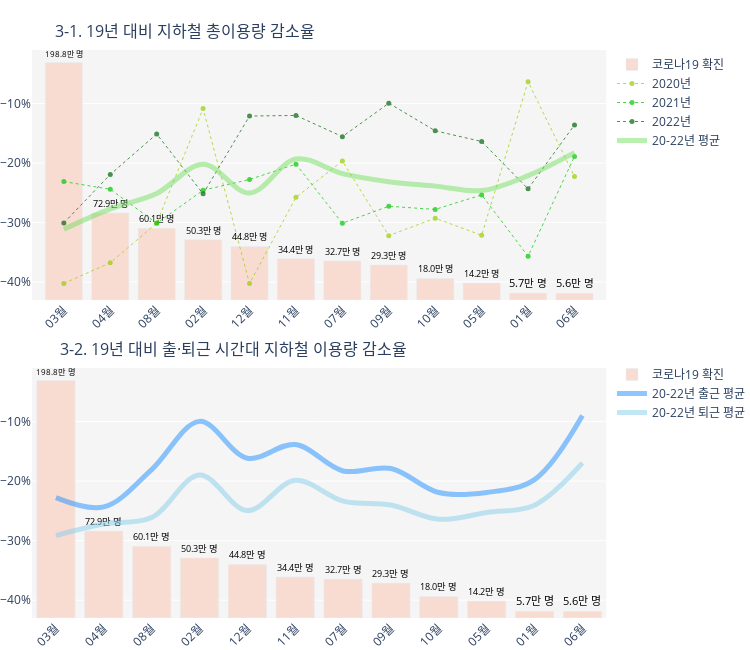

Source (notebook cell):
### Code cell
# 서울시의 코로나19 확진 발생 추이와 지하철 이용량의 상관관계 그래프 생성
fig = make_subplots(rows=2, cols=1, vertical_spacing = 0.12,
                    specs=[[{'secondary_y': True}], [{'secondary_y': True}]],
                    subplot_titles=('3-1. 19년 대비 지하철 총이용량 감소율', '3-2. 19년 대비 출·퇴근 시간대 지하철 이용량 감소율'))


# 월별 서울시 코로나19 확진 발생 그래프
text = []
for i in range(12):
    t = round(confirmed_sort['confirmed']/10000, 1)
    cnt = t.iloc[i]
    text.append(f'{cnt}만 명')
fig.add_trace(go.Bar(x=confirmed_sort['month'], y=confirmed_sort['confirmed']/10000, name='코로나19 확진',
                     text=text, textposition='outside', textfont={'color':'black'}, marker_color='#f8dcd2',
                     hovertemplate=text, legendgroup='1'), row=1, col=1)

# 19년 대비 2020년 월별 서울시 지하철 이용량 감소율 그래프
hover_text_2020 = []
for i in sort_indx :
    ratio = ratio_2019['per_2019'][i]
    hover_text_2020.append(f'19년 대비 {ratio}%')

fig.add_trace(go.Scatter(x=confirmed_sort['month'], 
                         y=(ratio_2019[ratio_2019['year']=='2020년']['per_2019']/100).reindex(index=sort_indx), name='2020년',
                         opacity=0.7, mode='lines+markers', marker_size=5, line=dict(color='#99cc00', dash='dot', width=1), 
                         hovertemplate=hover_text_2020, legendgroup='1'),row=1, col=1, secondary_y=True)

# 19년 대비 2021년 월별 서울시 지하철 이용량 감소율 그래프
hover_text_2021 = []
for i in sort_indx2 :
    ratio = ratio_2019['per_2019'][i]
    hover_text_2021.append(f'19년 대비 {ratio}%')
    
fig.add_trace(go.Scatter(x=confirmed_sort['month'], 
                         y=(ratio_2019[ratio_2019['year']=='2021년']['per_2019']/100).reindex(index=sort_indx2), name='2021년',
                         opacity=0.7, mode='lines+markers', marker_size=5, line=dict(color='#00c600', dash='dot', width=1), 
                         hovertemplate=hover_text_2021, legendgroup='1'), row=1, col=1, secondary_y=True)

# 19년 대비 2022년 월별 서울시 지하철 이용량 감소율 그래프
hover_text_2022 = []
for i in sort_indx3 :
    ratio = ratio_2019['per_2019'][i]
    hover_text_2022.append(f'19년 대비 {ratio}%')
    
fig.add_trace(go.Scatter(x=confirmed_sort['month'], 
                         y=(ratio_2019[ratio_2019['year']=='2022년']['per_2019']/100).reindex(index=sort_indx3), name='2022년',
                         opacity=0.7, mode='lines+markers', marker_size=5, line=dict(color='#016509', dash='dot', width=1), 
                         hovertemplate=hover_text_2022, legendgroup='1'), row=1, col=1, secondary_y=True)

# 19년 대비 평균 서울시 지하철 이용량 감소율 그래프
hover_text_mean = []
for i in sort_indx:
    ratio = round(ratio_2019_mean['per_2019'][i],2)
    hover_text_mean.append(f'<b>{ratio}</b>%')
    
fig.add_trace(go.Scatter(x=ratio_2019_mean['month'], y=ratio_2019_mean['per_2019']/100, line_shape='spline', opacity=0.5,
                         mode='lines', name='20-22년 평균', line=dict(color='#74df60', width=5), 
                         hovertemplate=hover_text_mean, legendgroup='1'), row=1, col=1, secondary_y=True)




# 월별 서울시 코로나19 확진 발생 그래프
text = []
for i in range(12):
    t = round(confirmed_sort['confirmed']/10000, 1)
    cnt = t.iloc[i]
    text.append(f'{cnt}만 명')
fig.add_trace(go.Bar(x=confirmed_sort['month'], y=confirmed_sort['confirmed']/10000,name='코로나19 확진',
                     text=text, textposition='outside', textfont={'color':'black'}, marker_color='#f8dcd2',
                     hovertemplate=text, legendgroup='2'), row=2, col=1,)


# 19년 대비 출·퇴근 시간대 평균 서울시 지하철 이용량 감소율 그래프
hover_text_mean = []
for i in sort_indx :
    ratio = round(cummute_ratio_mean['go_to_work_per_2019'][i],2)
    hover_text_mean.append(f'<b>{ratio}</b>%')
    
fig.add_trace(go.Scatter(x=cummute_ratio_mean['month'], y=(cummute_ratio_mean['go_to_work_per_2019']/100).reindex(sort_indx), line_shape='spline',
                         opacity=0.5, mode='lines', name='20-22년 출근 평균', line=dict(color='dodgerblue', width=5), 
                         hovertemplate=hover_text_mean, legendgroup='2'), row=2, col=1, secondary_y=True)

# 19년 대비 출·퇴근 시간대 평균 서울시 지하철 이용량 감소율 그래프
hover_text_mean = []
for i in sort_indx:
    ratio = round(cummute_ratio_mean['get_off_work_per_2019'][i],2)
    hover_text_mean.append(f'<b>{ratio}</b>%')
    
fig.add_trace(go.Scatter(x=cummute_ratio_mean['month'], y=(cummute_ratio_mean['get_off_work_per_2019']/100).reindex(sort_indx), line_shape='spline',
                         opacity=0.5, mode='lines', name='20-22년 퇴근 평균', line=dict(color='skyblue', width=5),
                         hovertemplate=hover_text_mean, legendgroup='2'), row=2, col=1, secondary_y=True)


# 그래프 레이아웃
fig.update_yaxes(showgrid=True)
fig.update_xaxes(tickangle=315, showgrid=False, spikecolor='orangered')
fig.update_layout(width=750, height=650, plot_bgcolor='whitesmoke',
                  yaxis=dict(visible= False),
                  yaxis2=dict(side = 'left',tickformat='.0%', range=[-0.43,-0.01]),
                  yaxis3=dict(visible= False),
                  yaxis4=dict(side = 'left',tickformat='.0%', range=[-0.43,-0.01]),
                  legend=dict(x=0.95, y=1), legend_tracegroupgap=215, 
                  margin=dict(l=0,r=0,b=0,t=50),
                  hovermode='x unified', hoverlabel=dict(bgcolor='white', bordercolor='white'))

fig.layout.annotations[0].update(x=0.25, y=1.01)
fig.layout.annotations[1].update(x=0.33, y=0.45)


# plotly api 연동
# username = 'parkahhyeong'
# api_key = '7w3ys4r0P0495JVPJlHE'
# chart_studio.tools.set_credentials_file(username=username, api_key=api_key)
# py.plot(fig, filename='confirmed_subway', auto_open=True)

# plotly 링크 : https://plotly.com/~parkahhyeong/282/

fig.show()

### Figure 1 — Plotly figure (JSON) as saved in the notebook; plotly's stock layout.template omitted (floating-point values rounded to 4 significant figures)
{"data": [{"hovertemplate": ["198.8만 명", "72.9만 명", "60.1만 명", "50.3만 명", "44.8만 명", "34.4만 명", "32.7만 명", "29.3만 명", "18.0만 명", "14.2만 명", "5.7만 명", "5.6만 명"], "legendgroup": "1", "marker": {"color": "#f8dcd2"}, "name": "코로나19 확진", "text": ["198.8만 명", "72.9만 명", "60.1만 명", "50.3만 명", "44.8만 명", "34.4만 명", "32.7만 명", "29.3만 명", "18.0만 명", "14.2만 명", "5.7만 명", "5.6만 명"], "textfont": {"color": "black"}, "textposition": "outside", "type": "bar", "x": ["03월", "04월", "08월", "02월", "12월", "11월", "07월", "09월", "10월", "05월", "01월", "06월"], "xaxis": "x", "y": [198.8, 72.86, 60.09, 50.3, 44.75, 34.42, 32.67, 29.28, 17.97, 14.18, 5.731, 5.582], "yaxis": "y"}, {"hovertemplate": ["19년 대비 -40.22%", "19년 대비 -36.76%", "19년 대비 -30.09%", "19년 대비 -10.85%", "19년 대비 -40.25%", "19년 대비 -25.76%", "19년 대비 -19.67%", "19년 대비 -32.2%", "19년 대비 -29.26%", "19년 대비 -32.14%", "19년 대비 -6.34%", "19년 대비 -22.27%"], "legendgroup": "1", "line": {"color": "#99cc00", "dash": "dot", "width": 1}, "marker": {"size": 5}, "mode": "lines+markers", "name": "2020년", "opacity": 0.7, "type": "scatter", "x": ["03월", "04월", "08월", "02월", "12월", "11월", "07월", "09월", "10월", "05월", "01월", "06월"], "xaxis": "x", "y": [-0.4022, -0.3676, -0.3009, -0.1085, -0.4025, -0.2576, -0.1967, -0.322, -0.2926, -0.3214, -0.0634, -0.2227], "yaxis": "y2"}, {"hovertemplate": ["19년 대비 -23.11%", "19년 대비 -24.41%", "19년 대비 -30.12%", "19년 대비 -24.57%", "19년 대비 -22.76%", "19년 대비 -20.18%", "19년 대비 -30.11%", "19년 대비 -27.26%", "19년 대비 -27.79%", "19년 대비 -25.35%", "19년 대비 -35.66%", "19년 대비 -18.88%"], "legendgroup": "1", "line": {"color": "#00c600", "dash": "dot", "width": 1}, "marker": {"size": 5}, "mode": "lines+markers", "name": "2021년", "opacity": 0.7, "type": "scatter", "x": ["03월", "04월", "08월", "02월", "12월", "11월", "07월", "09월", "10월", "05월", "01월", "06월"], "xaxis": "x", "y": [-0.2311, -0.2441, -0.3012, -0.2457, -0.2276, -0.2018, -0.3011, -0.2726, -0.2779, -0.2535, -0.3566, -0.1888], "yaxis": "y2"}, {"hovertemplate": ["19년 대비 -30.06%", "19년 대비 -21.92%", "19년 대비 -15.11%", "19년 대비 -25.17%", "19년 대비 -12.1%", "19년 대비 -12.0%", "19년 대비 -15.56%", "19년 대비 -9.94%", "19년 대비 -14.58%", "19년 대비 -16.38%", "19년 대비 -24.33%", "19년 대비 -13.59%"], "legendgroup": "1", "line": {"color": "#016509", "dash": "dot", "width": 1}, "marker": {"size": 5}, "mode": "lines+markers", "name": "2022년", "opacity": 0.7, "type": "scatter", "x": ["03월", "04월", "08월", "02월", "12월", "11월", "07월", "09월", "10월", "05월", "01월", "06월"], "xaxis": "x", "y": [-0.3006, -0.2192, -0.1511, -0.2517, -0.121, -0.12, -0.1556, -0.0994, -0.1458, -0.1638, -0.2433, -0.1359], "yaxis": "y2"}, {"hovertemplate": ["<b>-31.13</b>%", "<b>-27.7</b>%", "<b>-25.11</b>%", "<b>-20.2</b>%", "<b>-25.04</b>%", "<b>-19.31</b>%", "<b>-21.78</b>%", "<b>-23.13</b>%", "<b>-23.88</b>%", "<b>-24.62</b>%", "<b>-22.11</b>%", "<b>-18.25</b>%"], "legendgroup": "1", "line": {"color": "#74df60", "shape": "spline", "width": 5}, "mode": "lines", "name": "20-22년 평균", "opacity": 0.5, "type": "scatter", "x": ["03월", "04월", "08월", "02월", "12월", "11월", "07월", "09월", "10월", "05월", "01월", "06월"], "xaxis": "x", "y": [-0.3113, -0.277, -0.2511, -0.202, -0.2504, -0.1931, -0.2178, -0.2313, -0.2388, -0.2462, -0.2211, -0.1825], "yaxis": "y2"}, {"hovertemplate": ["198.8만 명", "72.9만 명", "60.1만 명", "50.3만 명", "44.8만 명", "34.4만 명", "32.7만 명", "29.3만 명", "18.0만 명", "14.2만 명", "5.7만 명", "5.6만 명"], "legendgroup": "2", "marker": {"color": "#f8dcd2"}, "name": "코로나19 확진", "text": ["198.8만 명", "72.9만 명", "60.1만 명", "50.3만 명", "44.8만 명", "34.4만 명", "32.7만 명", "29.3만 명", "18.0만 명", "14.2만 명", "5.7만 명", "5.6만 명"], "textfont": {"color": "black"}, "textposition": "outside", "type": "bar", "x": ["03월", "04월", "08월", "02월", "12월", "11월", "07월", "09월", "10월", "05월", "01월", "06월"], "xaxis": "x2", "y": [198.8, 72.86, 60.09, 50.3, 44.75, 34.42, 32.67, 29.28, 17.97, 14.18, 5.731, 5.582], "yaxis": "y3"}, {"hovertemplate": ["<b>-22.77</b>%", "<b>-24.34</b>%", "<b>-18.06</b>%", "<b>-9.96</b>%", "<b>-16.15</b>%", "<b>-13.85</b>%", "<b>-18.29</b>%", "<b>-17.87</b>%", "<b>-21.91</b>%", "<b>-21.89</b>%", "<b>-19.74</b>%", "<b>-8.99</b>%"], "legendgroup": "2", "line": {"color": "dodgerblue", "shape": "spline", "width": 5}, "mode": "lines", "name": "20-22년 출근 평균", "opacity": 0.5, "type": "scatter", "x": ["03월", "04월", "08월", "02월", "12월", "11월", "07월", "09월", "10월", "05월", "01월", "06월"], "xaxis": "x2", "y": [-0.2277, -0.2434, -0.1806, -0.09957, -0.1615, -0.1385, -0.1829, -0.1787, -0.2191, -0.2189, -0.1974, -0.08987], "yaxis": "y4"}, {"hovertemplate": ["<b>-29.15</b>%", "<b>-27.22</b>%", "<b>-26.12</b>%", "<b>-18.97</b>%", "<b>-24.95</b>%", "<b>-19.86</b>%", "<b>-23.36</b>%", "<b>-24.02</b>%", "<b>-26.41</b>%", "<b>-25.26</b>%", "<b>-24.03</b>%", "<b>-16.94</b>%"], "legendgroup": "2", "line": {"color": "skyblue", "shape": "spline", "width": 5}, "mode": "lines", "name": "20-22년 퇴근 평균", "opacity": 0.5, "type": "scatter", "x": ["03월", "04월", "08월", "02월", "12월", "11월", "07월", "09월", "10월", "05월", "01월", "06월"], "xaxis": "x2", "y": [-0.2915, -0.2722, -0.2612, -0.1897, -0.2495, -0.1986, -0.2336, -0.2402, -0.2641, -0.2526, -0.2403, -0.1694], "yaxis": "y4"}], "layout": {"annotations": [{"font": {"size": 16}, "showarrow": false, "text": "3-1. 19년 대비 지하철 총이용량 감소율", "x": 0.25, "xanchor": "center", "xref": "paper", "y": 1.01, "yanchor": "bottom", "yref": "paper"}, {"font": {"size": 16}, "showarrow": false, "text": "3-2. 19년 대비 출·퇴근 시간대 지하철 이용량 감소율", "x": 0.33, "xanchor": "center", "xref": "paper", "y": 0.45, "yanchor": "bottom", "yref": "paper"}], "height": 650, "hoverlabel": {"bgcolor": "white", "bordercolor": "white"}, "hovermode": "x unified", "legend": {"tracegroupgap": 215, "x": 0.95, "y": 1}, "margin": {"b": 0, "l": 0, "r": 0, "t": 50}, "plot_bgcolor": "whitesmoke", "width": 750, "xaxis": {"anchor": "y", "domain": [0, 0.94], "showgrid": false, "spikecolor": "orangered", "tickangle": -45}, "xaxis2": {"anchor": "y3", "domain": [0, 0.94], "showgrid": false, "spikecolor": "orangered", "tickangle": -45}, "yaxis": {"anchor": "x", "domain": [0.56, 1], "showgrid": true, "visible": false}, "yaxis2": {"anchor": "x", "overlaying": "y", "range": [-0.43, -0.01], "showgrid": true, "side": "left", "tickformat": ".0%"}, "yaxis3": {"anchor": "x2", "domain": [0, 0.44], "showgrid": true, "visible": false}, "yaxis4": {"anchor": "x2", "overlaying": "y3", "range": [-0.43, -0.01], "showgrid": true, "side": "left", "tickformat": ".0%"}}}
